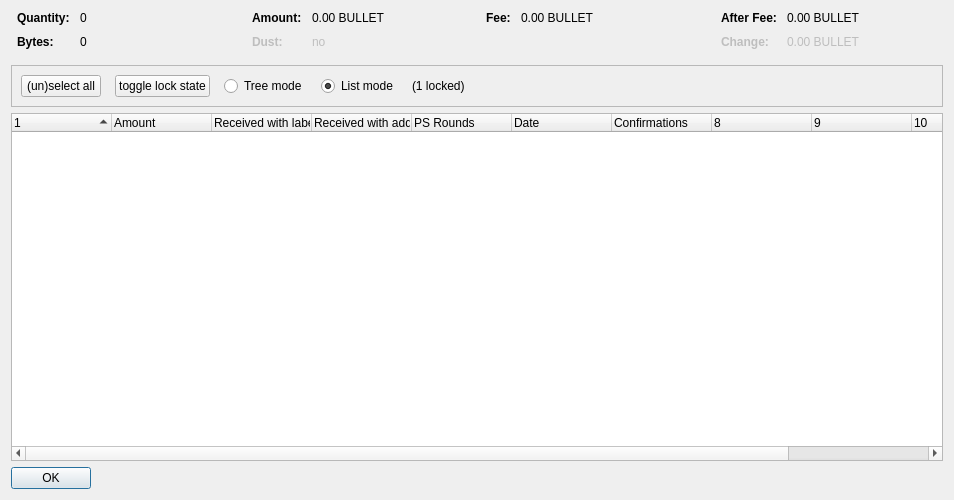
<?xml version="1.0" encoding="UTF-8"?>
<ui version="4.0">
 <class>CoinControlDialog</class>
 <widget class="QDialog" name="CoinControlDialog">
  <property name="geometry">
   <rect>
    <x>0</x>
    <y>0</y>
    <width>954</width>
    <height>500</height>
   </rect>
  </property>
  <property name="windowTitle">
   <string>Coin Selection</string>
  </property>
  <layout class="QVBoxLayout" name="verticalLayout">
   <item>
    <layout class="QHBoxLayout" name="horizontalLayoutTop" stretch="0,0,0,0">
     <property name="topMargin">
      <number>0</number>
     </property>
     <property name="bottomMargin">
      <number>10</number>
     </property>
     <item>
      <layout class="QFormLayout" name="formLayoutCoinControl1">
       <property name="horizontalSpacing">
        <number>10</number>
       </property>
       <property name="verticalSpacing">
        <number>10</number>
       </property>
       <property name="leftMargin">
        <number>6</number>
       </property>
       <property name="rightMargin">
        <number>6</number>
       </property>
       <item row="0" column="0">
        <widget class="QLabel" name="labelCoinControlQuantityText">
         <property name="font">
          <font>
           <weight>75</weight>
           <bold>true</bold>
          </font>
         </property>
         <property name="text">
          <string>Quantity:</string>
         </property>
        </widget>
       </item>
       <item row="0" column="1">
        <widget class="QLabel" name="labelCoinControlQuantity">
         <property name="cursor">
          <cursorShape>IBeamCursor</cursorShape>
         </property>
         <property name="contextMenuPolicy">
          <enum>Qt::ActionsContextMenu</enum>
         </property>
         <property name="text">
          <string notr="true">0</string>
         </property>
         <property name="textInteractionFlags">
          <set>Qt::LinksAccessibleByMouse|Qt::TextSelectableByKeyboard|Qt::TextSelectableByMouse</set>
         </property>
        </widget>
       </item>
       <item row="1" column="0">
        <widget class="QLabel" name="labelCoinControlBytesText">
         <property name="font">
          <font>
           <weight>75</weight>
           <bold>true</bold>
          </font>
         </property>
         <property name="text">
          <string>Bytes:</string>
         </property>
        </widget>
       </item>
       <item row="1" column="1">
        <widget class="QLabel" name="labelCoinControlBytes">
         <property name="cursor">
          <cursorShape>IBeamCursor</cursorShape>
         </property>
         <property name="contextMenuPolicy">
          <enum>Qt::ActionsContextMenu</enum>
         </property>
         <property name="text">
          <string notr="true">0</string>
         </property>
         <property name="textInteractionFlags">
          <set>Qt::LinksAccessibleByMouse|Qt::TextSelectableByKeyboard|Qt::TextSelectableByMouse</set>
         </property>
        </widget>
       </item>
      </layout>
     </item>
     <item>
      <layout class="QFormLayout" name="formLayoutCoinControl2">
       <property name="horizontalSpacing">
        <number>10</number>
       </property>
       <property name="verticalSpacing">
        <number>10</number>
       </property>
       <property name="leftMargin">
        <number>6</number>
       </property>
       <property name="rightMargin">
        <number>6</number>
       </property>
       <item row="0" column="0">
        <widget class="QLabel" name="labelCoinControlAmountText">
         <property name="font">
          <font>
           <weight>75</weight>
           <bold>true</bold>
          </font>
         </property>
         <property name="text">
          <string>Amount:</string>
         </property>
        </widget>
       </item>
       <item row="0" column="1">
        <widget class="QLabel" name="labelCoinControlAmount">
         <property name="cursor">
          <cursorShape>IBeamCursor</cursorShape>
         </property>
         <property name="contextMenuPolicy">
          <enum>Qt::ActionsContextMenu</enum>
         </property>
         <property name="text">
          <string notr="true">0.00 BULLET</string>
         </property>
         <property name="textInteractionFlags">
          <set>Qt::LinksAccessibleByMouse|Qt::TextSelectableByKeyboard|Qt::TextSelectableByMouse</set>
         </property>
        </widget>
       </item>
       <item row="1" column="0">
        <widget class="QLabel" name="labelCoinControlLowOutputText">
         <property name="enabled">
          <bool>false</bool>
         </property>
         <property name="font">
          <font>
           <weight>75</weight>
           <bold>true</bold>
          </font>
         </property>
         <property name="text">
          <string>Dust:</string>
         </property>
        </widget>
       </item>
       <item row="1" column="1">
        <widget class="QLabel" name="labelCoinControlLowOutput">
         <property name="enabled">
          <bool>false</bool>
         </property>
         <property name="cursor">
          <cursorShape>IBeamCursor</cursorShape>
         </property>
         <property name="contextMenuPolicy">
          <enum>Qt::ActionsContextMenu</enum>
         </property>
         <property name="text">
          <string notr="true">no</string>
         </property>
         <property name="textInteractionFlags">
          <set>Qt::LinksAccessibleByMouse|Qt::TextSelectableByKeyboard|Qt::TextSelectableByMouse</set>
         </property>
        </widget>
       </item>
      </layout>
     </item>
     <item>
      <layout class="QFormLayout" name="formLayoutCoinControl3">
       <property name="horizontalSpacing">
        <number>10</number>
       </property>
       <property name="verticalSpacing">
        <number>10</number>
       </property>
       <property name="leftMargin">
        <number>6</number>
       </property>
       <property name="rightMargin">
        <number>6</number>
       </property>
       <item row="0" column="0">
        <widget class="QLabel" name="labelCoinControlFeeText">
         <property name="font">
          <font>
           <weight>75</weight>
           <bold>true</bold>
          </font>
         </property>
         <property name="text">
          <string>Fee:</string>
         </property>
        </widget>
       </item>
       <item row="0" column="1">
        <widget class="QLabel" name="labelCoinControlFee">
         <property name="cursor">
          <cursorShape>IBeamCursor</cursorShape>
         </property>
         <property name="contextMenuPolicy">
          <enum>Qt::ActionsContextMenu</enum>
         </property>
         <property name="text">
          <string notr="true">0.00 BULLET</string>
         </property>
         <property name="textInteractionFlags">
          <set>Qt::LinksAccessibleByMouse|Qt::TextSelectableByKeyboard|Qt::TextSelectableByMouse</set>
         </property>
        </widget>
       </item>
      </layout>
     </item>
     <item>
      <layout class="QFormLayout" name="formLayoutCoinControl4">
       <property name="horizontalSpacing">
        <number>10</number>
       </property>
       <property name="verticalSpacing">
        <number>10</number>
       </property>
       <property name="leftMargin">
        <number>6</number>
       </property>
       <property name="rightMargin">
        <number>6</number>
       </property>
       <item row="0" column="0">
        <widget class="QLabel" name="labelCoinControlAfterFeeText">
         <property name="font">
          <font>
           <weight>75</weight>
           <bold>true</bold>
          </font>
         </property>
         <property name="text">
          <string>After Fee:</string>
         </property>
        </widget>
       </item>
       <item row="0" column="1">
        <widget class="QLabel" name="labelCoinControlAfterFee">
         <property name="cursor">
          <cursorShape>IBeamCursor</cursorShape>
         </property>
         <property name="contextMenuPolicy">
          <enum>Qt::ActionsContextMenu</enum>
         </property>
         <property name="text">
          <string notr="true">0.00 BULLET</string>
         </property>
         <property name="textInteractionFlags">
          <set>Qt::LinksAccessibleByMouse|Qt::TextSelectableByKeyboard|Qt::TextSelectableByMouse</set>
         </property>
        </widget>
       </item>
       <item row="1" column="0">
        <widget class="QLabel" name="labelCoinControlChangeText">
         <property name="enabled">
          <bool>false</bool>
         </property>
         <property name="font">
          <font>
           <weight>75</weight>
           <bold>true</bold>
          </font>
         </property>
         <property name="text">
          <string>Change:</string>
         </property>
        </widget>
       </item>
       <item row="1" column="1">
        <widget class="QLabel" name="labelCoinControlChange">
         <property name="enabled">
          <bool>false</bool>
         </property>
         <property name="cursor">
          <cursorShape>IBeamCursor</cursorShape>
         </property>
         <property name="contextMenuPolicy">
          <enum>Qt::ActionsContextMenu</enum>
         </property>
         <property name="text">
          <string notr="true">0.00 BULLET</string>
         </property>
         <property name="textInteractionFlags">
          <set>Qt::LinksAccessibleByMouse|Qt::TextSelectableByKeyboard|Qt::TextSelectableByMouse</set>
         </property>
        </widget>
       </item>
      </layout>
     </item>
    </layout>
   </item>
   <item>
    <widget class="QFrame" name="frame">
     <property name="minimumSize">
      <size>
       <width>0</width>
       <height>40</height>
      </size>
     </property>
     <property name="frameShape">
      <enum>QFrame::StyledPanel</enum>
     </property>
     <property name="frameShadow">
      <enum>QFrame::Sunken</enum>
     </property>
     <layout class="QHBoxLayout" name="horizontalLayout">
      <item>
       <layout class="QHBoxLayout" name="horizontalLayoutPanel" stretch="0,0,0,0,0,0">
        <property name="spacing">
         <number>14</number>
        </property>
        <item>
         <widget class="QPushButton" name="pushButtonSelectAll">
          <property name="sizePolicy">
           <sizepolicy hsizetype="Maximum" vsizetype="Fixed">
            <horstretch>0</horstretch>
            <verstretch>0</verstretch>
           </sizepolicy>
          </property>
          <property name="text">
           <string>(un)select all</string>
          </property>
          <property name="autoDefault">
           <bool>false</bool>
          </property>
         </widget>
        </item>
        <item>
         <widget class="QPushButton" name="pushButtonToggleLock">
          <property name="sizePolicy">
           <sizepolicy hsizetype="Maximum" vsizetype="Fixed">
            <horstretch>0</horstretch>
            <verstretch>0</verstretch>
           </sizepolicy>
          </property>
          <property name="text">
           <string>toggle lock state</string>
          </property>
          <property name="autoDefault">
           <bool>false</bool>
          </property>
         </widget>
        </item>
        <item>
         <widget class="QRadioButton" name="radioTreeMode">
          <property name="sizePolicy">
           <sizepolicy hsizetype="Maximum" vsizetype="Fixed">
            <horstretch>0</horstretch>
            <verstretch>0</verstretch>
           </sizepolicy>
          </property>
          <property name="text">
           <string>Tree mode</string>
          </property>
         </widget>
        </item>
        <item>
         <widget class="QRadioButton" name="radioListMode">
          <property name="sizePolicy">
           <sizepolicy hsizetype="Maximum" vsizetype="Fixed">
            <horstretch>0</horstretch>
            <verstretch>0</verstretch>
           </sizepolicy>
          </property>
          <property name="text">
           <string>List mode</string>
          </property>
          <property name="checked">
           <bool>true</bool>
          </property>
         </widget>
        </item>
        <item>
         <widget class="QLabel" name="labelLocked">
          <property name="text">
           <string>(1 locked)</string>
          </property>
         </widget>
        </item>
        <item>
         <spacer name="horizontalSpacer">
          <property name="orientation">
           <enum>Qt::Horizontal</enum>
          </property>
          <property name="sizeHint" stdset="0">
           <size>
            <width>40</width>
            <height>20</height>
           </size>
          </property>
         </spacer>
        </item>
       </layout>
      </item>
     </layout>
    </widget>
   </item>
   <item>
    <widget class="CoinControlTreeWidget" name="treeWidget">
     <property name="contextMenuPolicy">
      <enum>Qt::CustomContextMenu</enum>
     </property>
     <property name="sortingEnabled">
      <bool>false</bool>
     </property>
     <property name="columnCount">
      <number>11</number>
     </property>
     <attribute name="headerShowSortIndicator" stdset="0">
      <bool>true</bool>
     </attribute>
     <attribute name="headerStretchLastSection">
      <bool>false</bool>
     </attribute>
     <column>
      <property name="text">
       <string/>
      </property>
     </column>
     <column>
      <property name="text">
       <string>Amount</string>
      </property>
     </column>
     <column>
      <property name="text">
       <string>Received with label</string>
      </property>
     </column>
     <column>
      <property name="text">
       <string>Received with address</string>
      </property>
     </column>
     <column>
      <property name="text">
       <string>PS Rounds</string>
      </property>
     </column>
     <column>
      <property name="text">
       <string>Date</string>
      </property>
     </column>
     <column>
      <property name="text">
       <string>Confirmations</string>
      </property>
      <property name="toolTip">
       <string>Confirmed</string>
      </property>
     </column>
     <column>
      <property name="text">
       <string/>
      </property>
     </column>
     <column>
      <property name="text">
       <string/>
      </property>
     </column>
     <column>
      <property name="text">
       <string/>
      </property>
     </column>
     <column>
      <property name="text">
       <string/>
      </property>
     </column>
    </widget>
   </item>
   <item>
    <widget class="QDialogButtonBox" name="buttonBox">
     <property name="sizePolicy">
      <sizepolicy hsizetype="Maximum" vsizetype="Fixed">
       <horstretch>0</horstretch>
       <verstretch>0</verstretch>
      </sizepolicy>
     </property>
     <property name="orientation">
      <enum>Qt::Horizontal</enum>
     </property>
     <property name="standardButtons">
      <set>QDialogButtonBox::Ok</set>
     </property>
    </widget>
   </item>
  </layout>
 </widget>
 <customwidgets>
  <customwidget>
   <class>CoinControlTreeWidget</class>
   <extends>QTreeWidget</extends>
   <header>coincontroltreewidget.h</header>
  </customwidget>
 </customwidgets>
 <resources/>
 <connections/>
</ui>
